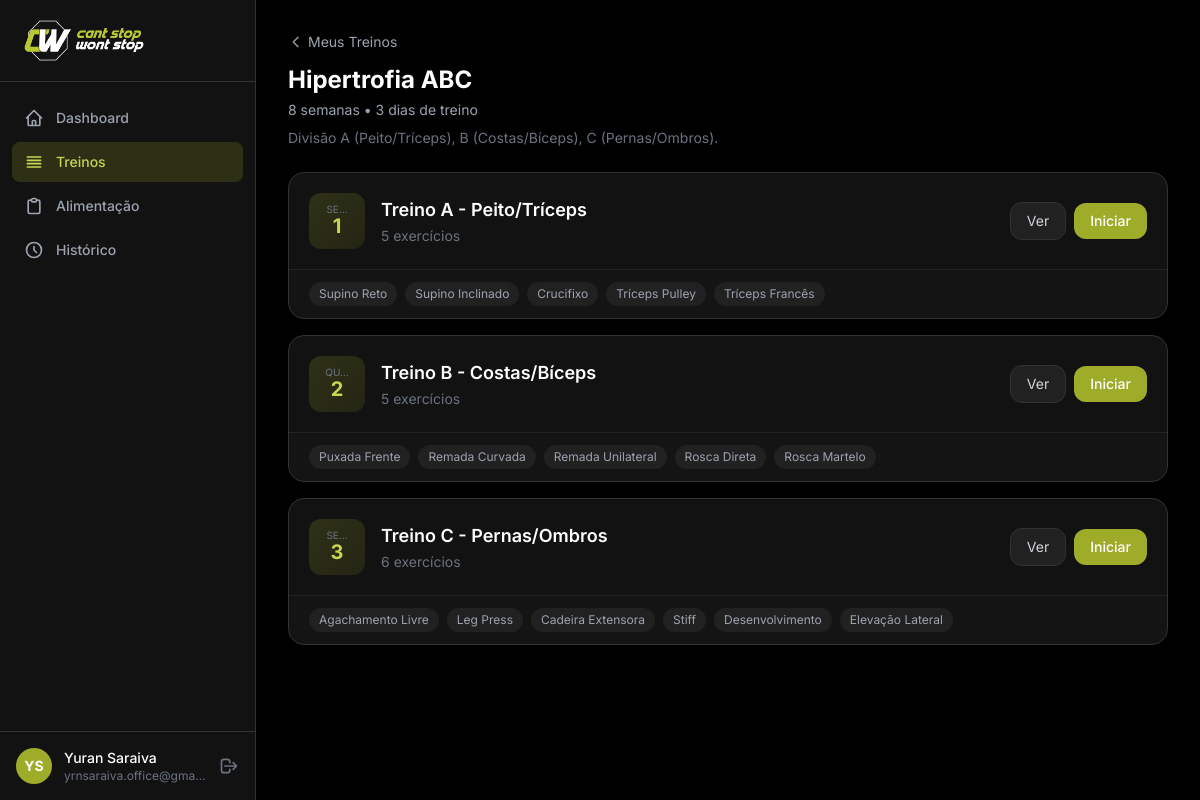
The page /app/workouts/1/ (signed in) on the database its author committed.
### apps/accounts/models.py (models this page shows, shortened)
class User(AbstractUser):
    class Role(models.TextChoices):
        COACH = "coach", "Coach"
        CLIENT = "client", "Cliente"
    role = models.CharField(max_length=10, choices=Role.choices, default=Role.CLIENT)
    phone = models.CharField(max_length=20, blank=True)
    photo = models.ImageField(upload_to="profile_photos/", blank=True, null=True)
    bio = models.TextField(blank=True)
    date_of_birth = models.DateField(null=True, blank=True)
    coach = models.ForeignKey(
        "self",
        on_delete=models.SET_NULL,
        null=True,
        blank=True,
        related_name="clients",
        limit_choices_to={"role": Role.COACH},
    )
    @property
    def is_client(self):
        return self.role == self.Role.CLIENT

### apps/workouts/models.py (models this page shows, shortened)
class WorkoutPlan(models.Model):
    name = models.CharField(max_length=200, verbose_name="Nome do Plano")
    description = models.TextField(blank=True)
    coach = models.ForeignKey(
        settings.AUTH_USER_MODEL, on_delete=models.CASCADE,
        related_name="workout_plans", limit_choices_to={"role": "coach"}
    )
    duration_weeks = models.PositiveIntegerField(default=4, verbose_name="Duração (semanas)")
    is_active = models.BooleanField(default=True)
    created_at = models.DateTimeField(auto_now_add=True)
    updated_at = models.DateTimeField(auto_now=True)
    class Meta:
        verbose_name = "Plano de Treino"
        verbose_name_plural = "Planos de Treino"

class WorkoutDay(models.Model):
    class DayOfWeek(models.IntegerChoices):
        MONDAY = 1, "Segunda"
        TUESDAY = 2, "Terça"
        WEDNESDAY = 3, "Quarta"
        THURSDAY = 4, "Quinta"
        FRIDAY = 5, "Sexta"
        SATURDAY = 6, "Sábado"
        SUNDAY = 7, "Domingo"
    plan = models.ForeignKey(WorkoutPlan, on_delete=models.CASCADE, related_name="days")
    name = models.CharField(max_length=100, verbose_name="Nome (ex: Treino A)")
    day_of_week = models.IntegerField(choices=DayOfWeek.choices, verbose_name="Dia da Semana")
    order = models.PositiveIntegerField(default=0)
    notes = models.TextField(blank=True)
    class Meta:
        verbose_name = "Dia de Treino"
        ordering = ["order", "day_of_week"]

class WorkoutExercise(models.Model):
    class ExerciseType(models.TextChoices):
        NORMAL = "normal", "Normal"
        SUPERSET = "superset", "Superset"
        DROPSET = "dropset", "Drop Set"
        GIANT_SET = "giant_set", "Giant Set"
    workout_day = models.ForeignKey(WorkoutDay, on_delete=models.CASCADE, related_name="exercises")
    exercise = models.ForeignKey(Exercise, on_delete=models.CASCADE)
    order = models.PositiveIntegerField(default=0)
    sets = models.PositiveIntegerField(default=3, verbose_name="Séries")
    reps = models.CharField(max_length=50, default="12", verbose_name="Repetições", help_text="Ex: 12, 8-12, até falha")
    rest_seconds = models.PositiveIntegerField(default=60, verbose_name="Descanso (seg)")
    tempo = models.CharField(max_length=20, blank=True, help_text="Ex: 3-1-2-0")
    exercise_type = models.CharField(max_length=20, choices=ExerciseType.choices, default=ExerciseType.NORMAL)
    superset_group = models.PositiveIntegerField(null=True, blank=True, help_text="Agrupar exercícios do mesmo superset")
    notes = models.TextField(blank=True, verbose_name="Observações")
    class Meta:
        verbose_name = "Exercício do Treino"
        ordering = ["order"]

class Exercise(models.Model):
    name = models.CharField(max_length=200, verbose_name="Nome")
    description = models.TextField(blank=True, verbose_name="Descrição")
    muscle_groups = models.ManyToManyField(MuscleGroup, related_name="exercises", verbose_name="Grupos Musculares")
    video = models.FileField(upload_to="exercise_videos/", blank=True, null=True, verbose_name="Vídeo")
    video_url = models.URLField(blank=True, help_text="URL do vídeo (YouTube/Vimeo)", verbose_name="URL do Vídeo")
    thumbnail = models.ImageField(upload_to="exercise_thumbnails/", blank=True, null=True)
    instructions = models.TextField(blank=True, verbose_name="Instruções de Execução")
    created_by = models.ForeignKey(
        settings.AUTH_USER_MODEL, on_delete=models.CASCADE,
        limit_choices_to={"role": "coach"}, verbose_name="Criado por"
    )
    created_at = models.DateTimeField(auto_now_add=True)
    class Meta:
        verbose_name = "Exercício"
        ordering = ["name"]

### apps/workouts/views.py (the view)
# urls.py: path("<int:pk>/", views.WorkoutPlanDetailView.as_view(), name="plan_detail"),
class WorkoutPlanDetailView(LoginRequiredMixin, ClientRequiredMixin, DetailView):
    model = WorkoutPlan
    template_name = "workouts/plan_detail.html"
    def get_context_data(self, **kwargs):
        ctx = super().get_context_data(**kwargs)
        days = self.object.days.prefetch_related(
            "exercises__exercise__muscle_groups"
        ).all()
        for day in days:
            last_log = WorkoutLog.objects.filter(
                client=self.request.user,
                workout_day=day,
                completed=True,
            ).order_by("-date").first()
            day.last_completed = last_log.date if last_log else None
            day.times_completed = WorkoutLog.objects.filter(
                client=self.request.user,
                workout_day=day,
                completed=True,
            ).count()
        ctx["days"] = days
        return ctx

### apps/accounts/mixins.py (called while the page is built)
    def test_func(self):
        return self.request.user.is_authenticated and self.request.user.is_client

### templates/workouts/plan_detail.html (shortened to what this page needs)
{% extends "base.html" %}
{% block content %}
<div class="mb-6">
    <a href="{% url 'workouts:plan_list' %}" class="inline-flex items-center gap-1 text-sm text-gray-400 hover:text-white mb-3 transition-colors">
        <svg class="w-4 h-4" fill="none" viewBox="0 0 24 24" stroke="currentColor"><path stroke-linecap="round" stroke-linejoin="round" stroke-width="2" d="M15 19l-7-7 7-7"/></svg>
        Meus Treinos
    </a>
    <h1 class="text-2xl font-bold text-white">{{ object.name }}</h1>
    <p class="text-gray-400 text-sm mt-1">{{ object.duration_weeks }} semanas • {{ days|length }} dias de treino</p>
    {% if object.description %}
        <p class="text-gray-500 text-sm mt-2">{{ object.description }}</p>
    {% endif %}
</div>
<div class="space-y-4">
    {% for day in days %}
    <div class="bg-dark-card rounded-2xl border border-dark-border overflow-hidden">
        <div class="flex items-center gap-4 p-5">
            <div class="w-14 h-14 rounded-xl bg-gradient-to-br from-brand-600/20 to-brand-800/20 flex flex-col items-center justify-center flex-shrink-0">
                <span class="text-[10px] text-gray-500 uppercase leading-none">{{ day.get_day_of_week_display|truncatechars:3 }}</span>
                <span class="text-xl font-bold text-brand-400 leading-tight">{{ day.order|add:1 }}</span>
            </div>
            <div class="flex-1 min-w-0">
                <h3 class="text-lg font-semibold text-white">{{ day.name }}</h3>
                <p class="text-sm text-gray-500 mt-0.5">{{ day.exercises.count }} exercícios</p>
            </div>
            <div class="flex items-center gap-2 flex-shrink-0">
                <a href="{% url 'workouts:day_detail' day.pk %}" class="px-4 py-2 rounded-xl bg-dark-surface border border-dark-border text-sm text-gray-300 hover:text-white hover:border-brand-500 transition-all">
                    Ver
                </a>
                <form method="post" action="{% url 'workouts:start_workout' day.pk %}">
                    <button type="submit" class="px-4 py-2 rounded-xl bg-brand-600 text-white text-sm font-medium hover:bg-brand-500 transition-colors">
                        Iniciar
                    </button>
                </form>
            </div>
        </div>
        <div class="border-t border-dark-border/50 px-5 py-3 bg-dark-surface/20">
            <div class="flex flex-wrap gap-2">
                {% for we in day.exercises.all %}
                <span class="text-xs px-2.5 py-1 rounded-full bg-dark-surface text-gray-400">{{ we.exercise.name }}</span>
                {% endfor %}
            </div>
        </div>
    </div>
    {% endfor %}
</div>
{% endblock %}

### templates/base.html (shortened to what this page needs)
{% load static %}
<!DOCTYPE html>
<html lang="pt-BR" class="h-full">
<head>
    <script src="https://cdn.tailwindcss.com"></script>
</head>
<body class="h-full bg-dark text-gray-100">
<div class="min-h-full flex">
    <aside id="sidebar"
           class="fixed inset-y-0 left-0 z-50 w-64 bg-dark-card border-r border-dark-border transform -translate-x-full lg:translate-x-0 transition-transform duration-200"
           aria-label="Menu principal">
        <div class="flex items-center gap-3 px-6 py-5 border-b border-dark-border">
            <img src="{% static 'img/05_icon_texto_verdebranco_fundo_preto_grande.png' %}"
                 alt="Prime Coaching" width="120">
        </div>
        <nav class="mt-4 px-3 space-y-1" aria-label="Navegação principal">
            <a href="{% url 'accounts:dashboard' %}"
               class="flex items-center gap-3 px-3 py-2.5 rounded-lg text-sm font-medium
       {% if request.resolver_match.url_name == 'dashboard' %}
           bg-brand-600/20 text-brand-400
       {% else %}
           text-gray-400 hover:bg-dark-surface hover:text-white
       {% endif %} transition-colors">
                Dashboard
            </a>
            <a href="{% url 'workouts:plan_list' %}"
               {% if request.resolver_match.app_name == 'workouts' %}aria-current="page"{% endif %}
               class="flex items-center gap-3 px-3 py-2.5 rounded-lg text-sm font-medium
       {% if request.resolver_match.app_name == 'workouts' %}
           bg-brand-600/20 text-brand-400
       {% else %}
           text-gray-400 hover:bg-dark-surface hover:text-white
       {% endif %} transition-colors">
                <svg class="w-5 h-5 shrink-0" fill="none" viewBox="0 0 24 24" stroke="currentColor" aria-hidden="true">
                    <path stroke-linecap="round" stroke-linejoin="round" stroke-width="2"
                          d="M4 6h16M4 10h16M4 14h16M4 18h16"/>
                </svg>
                Treinos
            </a>
            <a href="{% url 'nutrition:plan_list' %}"
               class="flex items-center gap-3 px-3 py-2.5 rounded-lg text-sm font-medium
       {% if request.resolver_match.app_name == 'nutrition' %}
           bg-brand-600/20 text-brand-400
       {% else %}
           text-gray-400 hover:bg-dark-surface hover:text-white
       {% endif %} transition-colors">
                <svg class="w-5 h-5 shrink-0" fill="none" viewBox="0 0 24 24" stroke="currentColor" aria-hidden="true">
                    <path stroke-linecap="round" stroke-linejoin="round" stroke-width="2"
                          d="M9 5H7a2 2 0 00-2 2v12a2 2 0 002 2h10a2 2 0 002-2V7a2 2 0 00-2-2h-2M9 5a2 2 0 002 2h2a2 2 0 002-2M9 5a2 2 0 012-2h2a2 2 0 012 2"/>
                </svg>
                Alimentação
            </a>
            <a href="{% url 'workouts:history' %}"
               class="flex items-center gap-3 px-3 py-2.5 rounded-lg text-sm font-medium
       {% if request.resolver_match.url_name == 'history' %}
           bg-brand-600/20 text-brand-400
       {% else %}
           text-gray-400 hover:bg-dark-surface hover:text-white
       {% endif %} transition-colors">
                <svg class="w-5 h-5 shrink-0" fill="none" viewBox="0 0 24 24" stroke="currentColor" aria-hidden="true">
                    <path stroke-linecap="round" stroke-linejoin="round" stroke-width="2"
                          d="M12 8v4l3 3m6-3a9 9 0 11-18 0 9 9 0 0118 0z"/>
                </svg>
                Histórico
            </a>
        </nav>
        <div class="absolute bottom-0 left-0 right-0 p-4 border-t border-dark-border">
            <div class="flex items-center gap-3">
                {% if user.photo %}
                    <a href="{% url 'accounts:profile' %}">
                        <img src="{{ user.photo.url }}" alt="Foto de {{ user.get_full_name }}"
                             class="w-9 h-9 rounded-full object-cover ring-2 ring-dark-border">
                    </a>
                {% else %}
                    <a href="{% url 'accounts:profile' %}"
                       class="w-9 h-9 rounded-full bg-brand-600 flex items-center justify-center text-sm font-bold text-white"
                       aria-label="Perfil de {{ user.get_full_name }}">
                        {{ user.first_name.0 }}{{ user.last_name.0 }}
                    </a>
                {% endif %}
                <div class="flex-1 min-w-0">
                    <a href="{% url 'accounts:profile' %}"
                       class="text-sm font-medium text-white truncate block">{{ user.get_full_name }}</a>
                    <p class="text-xs text-gray-500 truncate">{{ user.email }}</p>
                </div>
                <a href="{% url 'accounts:logout' %}" class="text-gray-500 hover:text-red-400 transition-colors"
                   aria-label="Sair da conta">
                    <svg class="w-5 h-5" fill="none" viewBox="0 0 24 24" stroke="currentColor" aria-hidden="true">
                        <path stroke-linecap="round" stroke-linejoin="round" stroke-width="2"
                              d="M17 16l4-4m0 0l-4-4m4 4H7m6 4v1a3 3 0 01-3 3H6a3 3 0 01-3-3V7a3 3 0 013-3h4a3 3 0 013 3v1"/>
                    </svg>
                </a>
            </div>
        </div>
    </aside>
    <main class="flex-1 lg:ml-64 pt-14 lg:pt-0">
        <div class="max-w-6xl mx-auto px-4 sm:px-6 lg:px-8 py-6 lg:py-8">
            {% block content %}{% endblock %}
        </div>
    </main>
</div>
</body>
</html>

### templates/base.html (style rules this page uses)
body { font-family: 'Inter', sans-serif; }

### rows shown on the page
User: first_name.0 "Y", last_name.0 "S", get_full_name "Yuran Saraiva", email "yrnsaraiva.office@gma…"
WorkoutPlan: name "Hipertrofia ABC", duration_weeks "8", description "Divisão A (Peito/Tríceps), B (Costas/Bíceps), C (Pernas/Ombros)."
WorkoutDay: day_of_week "SE…", order|add "1", name "Treino A - Peito/Tríceps", exercises.count "5"
WorkoutExercise: exercise.name "Supino Reto"
WorkoutExercise: exercise.name "Supino Inclinado"
WorkoutExercise: exercise.name "Crucifixo"
WorkoutExercise: exercise.name "Tríceps Pulley"
WorkoutExercise: exercise.name "Tríceps Francês"
WorkoutDay: day_of_week "QU…", order|add "2", name "Treino B - Costas/Bíceps", exercises.count "5"
WorkoutExercise: exercise.name "Puxada Frente"
WorkoutExercise: exercise.name "Remada Curvada"
WorkoutExercise: exercise.name "Remada Unilateral"
WorkoutExercise: exercise.name "Rosca Direta"
WorkoutExercise: exercise.name "Rosca Martelo"
WorkoutDay: day_of_week "SE…", order|add "3", name "Treino C - Pernas/Ombros", exercises.count "6"
WorkoutExercise: exercise.name "Agachamento Livre"
WorkoutExercise: exercise.name "Leg Press"
WorkoutExercise: exercise.name "Cadeira Extensora"
WorkoutExercise: exercise.name "Stiff"
WorkoutExercise: exercise.name "Desenvolvimento"
WorkoutExercise: exercise.name "Elevação Lateral"

### other values the page prints
{{ days|length }} "3"
